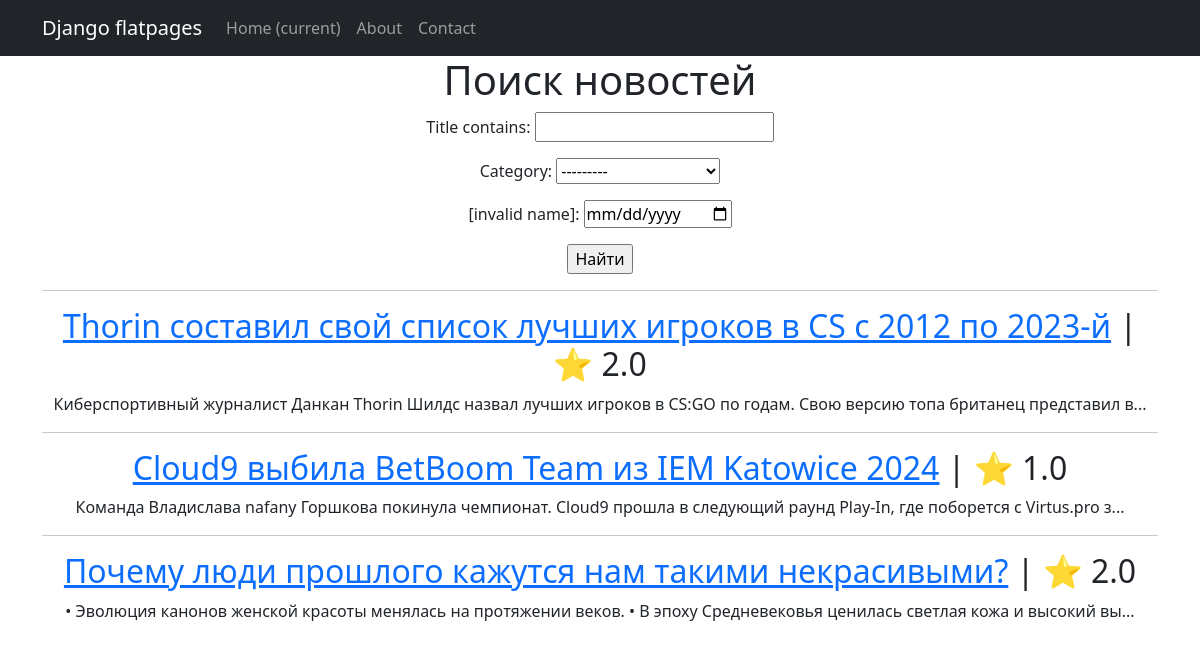
Page /news/search/ on the earlier database version.
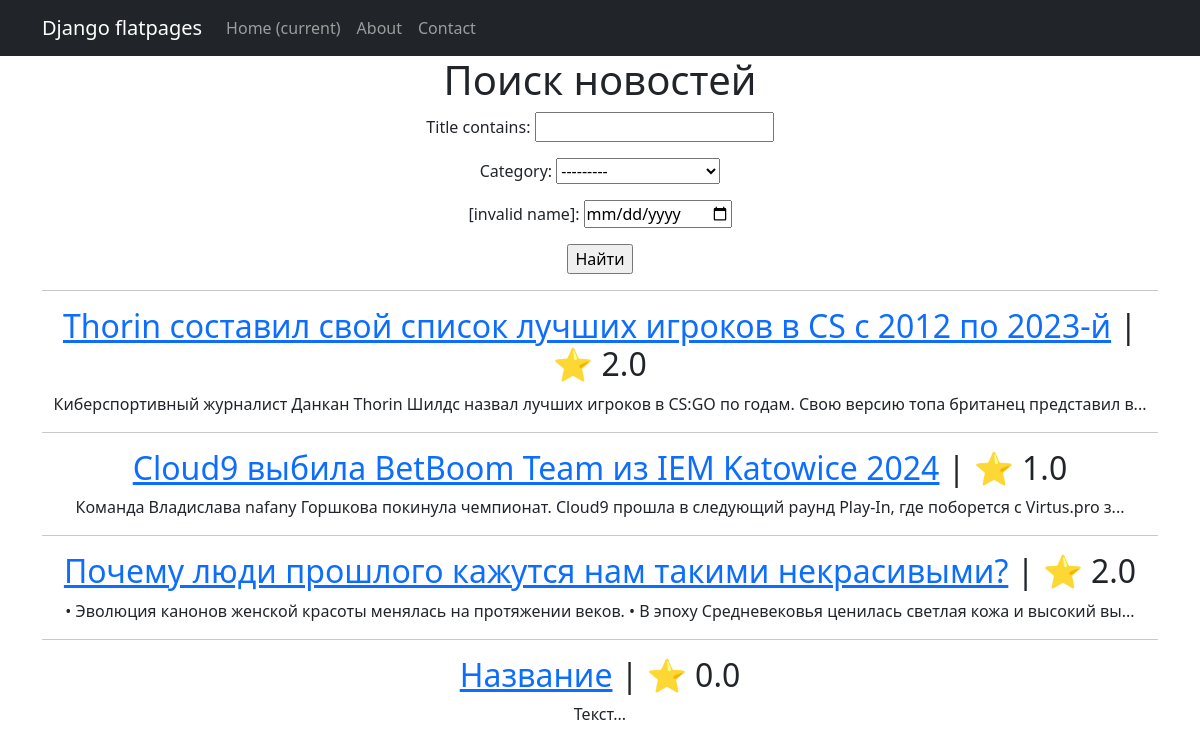
Same page on the later database version.
### news/models.py (models this page shows, shortened)
class Post(models.Model):
    content_type = models.CharField(max_length = 2,
                                  choices = CONTENT_TYPE,
                                  default = article)
    author = models.ForeignKey("Author", on_delete = models.CASCADE)
    datetime = models.DateTimeField(auto_now_add=True)
    category = models.ManyToManyField("Category")
    title = models.TextField()
    text = models.TextField()
    rating = models.FloatField(default=0)

### news/views.py (the view)
# urls.py: path('news/search/', SearchList.as_view()),
class SearchList(ListView):
    queryset = Post.objects.order_by('datetime')
    template_name = 'search.html'
    context_object_name = 'news'
    def get_queryset(self):
        queryset = super().get_queryset()
        self.filterset = PostFilter(self.request.GET, queryset)
        return self.filterset.qs
    def get_context_data(self, **kwargs):
        context = super().get_context_data(**kwargs)
        context['filterset'] = self.filterset
        return context

### news/templatetags/custom_filters.py (called while the page is built)
@register.filter()
def preview_text(text):
    return f"{text[:124]}..."

### templates/search.html
{% extends 'flatpages/default.html' %}
{% load custom_filters %}
{% block content %}
    <h1>Поиск новостей</h1>
    <form action="" method="get">
        {{ filterset.form.as_p }}
        <input type="submit" value="Найти" />
    </form>
    {% if filterset.qs %}
        {% for post in filterset.qs %}
            <hr>
            <h2> <a href="{{post.id}}">{{ post.title }}</a>  | ⭐️ {{ post.rating }}</h2>
            <p>{{ post.text | preview_text}}</p>
        {% endfor %}
    {% else %}
        <h1 style="padding: 22% 5%">Нет ничего, что соответствовало бы критериям</h1>
    {% endif %}
{% endblock content %}

Differences in the rows shown:
added Post: title "Название", rating "0.0", text|preview_text "Текст..."
